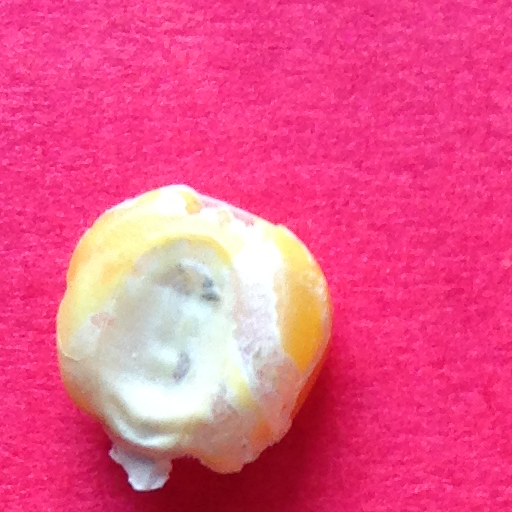
#> input picture showcase/2_t.png, 512 x 512 px, found by its file name
$ jupyter execute --allow-errors 'Farmer'"'"'s helper.ipynb'   (shell and % lines are left out)
#> lines starting #> are read from the running program, lines starting #| are printed output that depends on the picture; after the words box and inside, x2 and y2 are one past the last pixel; in counts of white or black regions, pixels touching at a corner belong together
# This line assigns the string 'dataset' to the variable "directory." This is the name of the directory where you want to perform some file operations.

#  This line opens a file named 'out.txt' in write ('w') mode and assigns it to a file object called "outfile." The "with" statement is used here to ensure proper handling of the file; it will automatically close the file when the block of code is exited.

# This line starts a for loop that iterates over the directory and its subdirectories using the "os.walk" function. It returns three values for each iteration: "dirname" (the current directory), an underscore "_" (used to ignore subdirectories in this code), and "filenames" (a list of filenames in the current directory).

# This is an inner loop that iterates over the list of filenames obtained from the "os.walk" function for the current directory.

# This is an inner loop that iterates over the list of filenames obtained from the "os.walk" function for the current directory.

[cell 1]
import numpy as np
import pandas as pd
import os
directory = 'dataset'
with open('out.txt', 'w') as outfile:
    for dirname, _, filenames in os.walk(directory):
        for filename in filenames:
            outfile.write(os.path.join(dirname, filename))

[cell 2]
import os
import cv2
from os import listdir
from os.path import isfile, join
import matplotlib.pyplot as plt
import os
from os import listdir
from os.path import isfile, join

[cell 3]
os.makedirs('Out/') # it will show you error if you have Out folder

[cell 4]
n = 20

[cell 5]
l = 1
mypath = "dataset/training_set/Worst/"
#> (the rest of this cell did not finish here and is left out)

[cell 6]
mypath = "Out/"
onlyfiles = [f for f in os.listdir(mypath) if os.path.isfile(os.path.join(mypath, f))]

print(len(onlyfiles))

[cell 7]
# Split

l = len(onlyfiles)+1
l1 = l
mypath = "dataset/training_set/Excellent/"
#> (the rest of this cell did not finish here and is left out)

[cell 8]
import cv2
import numpy as np

img = cv2.imread("Out/2_t.png")
#> img is the input picture: shape (512, 512, 3); mean B, G, R 137, 85.9, 233.8
print(img)
#> (printed output is left out)

[cell 9]
import cv2
import numpy as np

img = cv2.imread("Out/2_t.png")

hsv_min = np.array((54, 99, 0), np.uint8)
hsv_max = np.array((255, 255, 255), np.uint8)


hsv = cv2.cvtColor(img, cv2.COLOR_BGR2HSV )
#> hsv: shape (512, 512, 3); mean H, S, V 140.2, 168.3, 234.8
thresh = cv2.inRange(hsv, hsv_min, hsv_max)
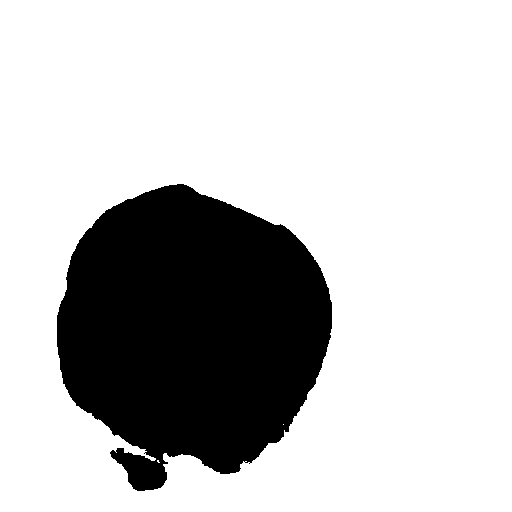
#> thresh: shape (512, 512); 76.8% white; 1 black region, box (x1, y1, x2, y2) and area: (57, 184, 332, 491) 60757
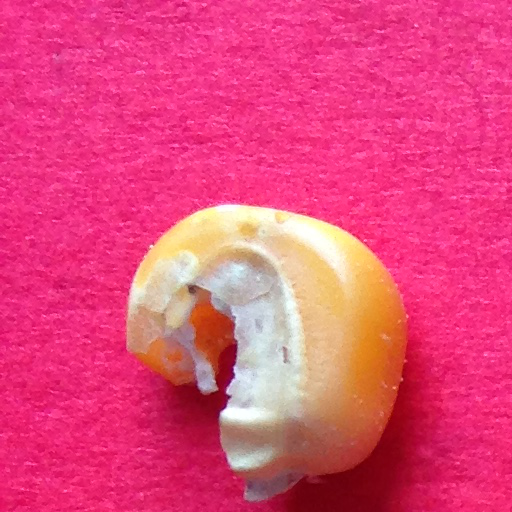
#> input picture showcase/1_t.png, 512 x 512 px, found by its file name
#> further down, img is the input picture: shape (512, 512, 3); mean B, G, R 123.6, 71.6, 228.4
#> `hsv = cv2.cvtColor(img, cv2.COLOR_BGR2HSV )`: hsv: shape (512, 512, 3); mean H, S, V 139.4, 183.2, 228.7
#> `thresh = cv2.inRange(hsv, hsv_min, hsv_max)`:
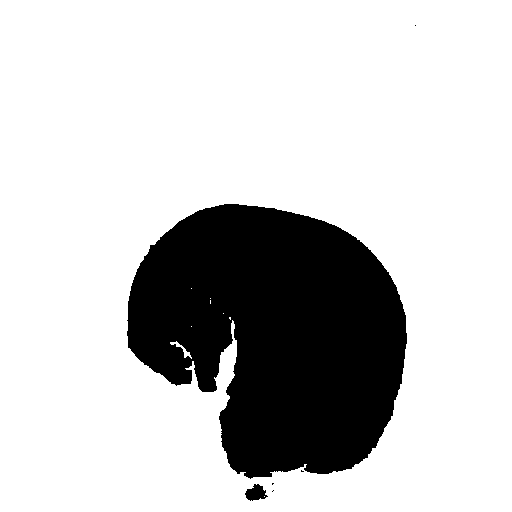
#> thresh: shape (512, 512); 78.8% white; 6 black regions (4 under 20 px), largest, box (x1, y1, x2, y2) and area: (127, 204, 407, 479) 55201, (245, 484, 268, 501) 246
#> `imgMerged = cv2.merge((thresh,thresh,r))`:
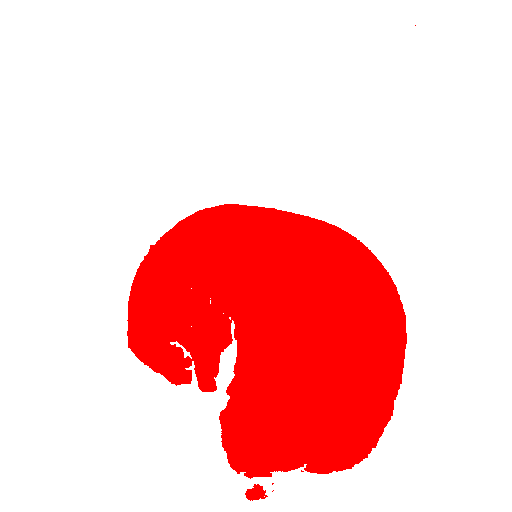
#> imgMerged: shape (512, 512, 3); mean of channels 0, 1, 2 201.1, 201.1, 255; drawn as B, G, R
#> `imgMerged = ~imgMerged`:
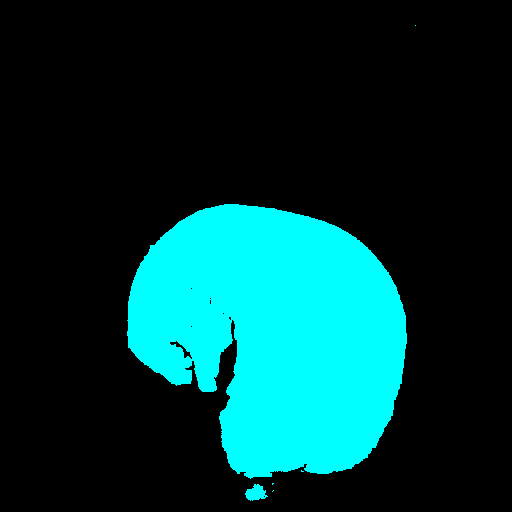
#> imgMerged: shape (512, 512, 3); mean of channels 0, 1, 2 53.9, 53.9, 0; drawn as B, G, R

r = g = ~np.zeros((512, 512),dtype=np.uint8)


#> (the rest of this cell did not finish here and is left out)

[cell 10]
import cv2
import numpy as np

img = cv2.imread("Out/1_t.png")

hsv_min = np.array((54, 99, 0), np.uint8)
hsv_max = np.array((255, 255, 255), np.uint8)


hsv = cv2.cvtColor(img, cv2.COLOR_BGR2HSV )
thresh = cv2.inRange(hsv, hsv_min, hsv_max)


r = g = ~np.zeros((512, 512),dtype=np.uint8)


#> (the rest of this cell did not finish here and is left out)

[cell 11]
## Making essential imports
import os
import numpy as np
import pandas as pd
import re
import matplotlib.pyplot as plt
import cv2

[cell 12]
from tensorflow.keras import Sequential
from tensorflow.keras.layers import Dense
import tensorflow as tf

[cell 13]
## defining a frame for image and mask storage
framObjTrain = {'img' : [],
           'mask' : []
          }

## defining data Loader function
def LoadData( frameObj = None, imgPath = None, maskPath = None, shape = 128):
#> called with imgPath = 'Out', maskPath = 'Out', shape = 128
    imgNames = os.listdir(imgPath)

    names = []
    maskNames = []
    unames = []

    for i in range(len(imgNames)):
        unames.append(imgNames[i].split('_')[0])

    unames = list(set(unames))

    for i in range(len(unames)):
        names.append(unames[i]+'_t.png')
        maskNames.append(unames[i]+'_i2.png')

    imgAddr = imgPath + '/'
    maskAddr = maskPath + '/'

    for i in range (len(names)):
        img = plt.imread(imgAddr + names[i])
        mask = plt.imread(maskAddr + maskNames[i])

        img = cv2.resize(img, (shape, shape))
        mask = cv2.resize(mask, (shape, shape))

        frameObj['img'].append(img)
        frameObj['mask'].append(mask)

    return frameObj

[cell 14]
framObjTrain = LoadData( framObjTrain, imgPath = 'Out'
                        , maskPath = 'Out'
                         , shape = 128)

[cell 15]
plt.figure(figsize = (7, 5))
plt.subplot(1,2,1)
#> (the rest of this cell did not finish here and is left out)

[cell 16]
# [64 lines left out: functions Conv2dBlock, GiveMeUnet, not called in this run]

#> (a cell that did not finish here is left out)

#> (a cell that did not finish here is left out)

#> (a cell that did not finish here is left out)

[cell 20]
## function for getting 16 predictions
# [33 lines left out: functions predict16, Plotter, not called in this run]

#> (a cell that did not finish here is left out)

[cell 22]
os.makedirs('Test1/')

n=1

[cell 23]
import pandas as pd
import numpy as np
import cv2
l = 1

mypath = "dataset/test_set/Average/"
#> (the rest of this cell did not finish here and is left out)

[cell 24]
import cv2
import numpy as np

img = cv2.imread("Test1/2_t.png")

hsv_min = np.array((54, 99, 0), np.uint8)
hsv_max = np.array((255, 255, 255), np.uint8)


hsv = cv2.cvtColor(img, cv2.COLOR_BGR2HSV )
thresh = cv2.inRange(hsv, hsv_min, hsv_max)

r = g = ~np.zeros((512, 512),dtype=np.uint8)


#> (the rest of this cell did not finish here and is left out)

[cell 25]
## defining a frame for image and mask storage
framObjTrain = {'img' : [],
           'mask' : []
          }

[cell 26]
framObjTrain = LoadData( framObjTrain, imgPath = 'Test1'
                        , maskPath = 'Test1'
                         , shape = 128)
